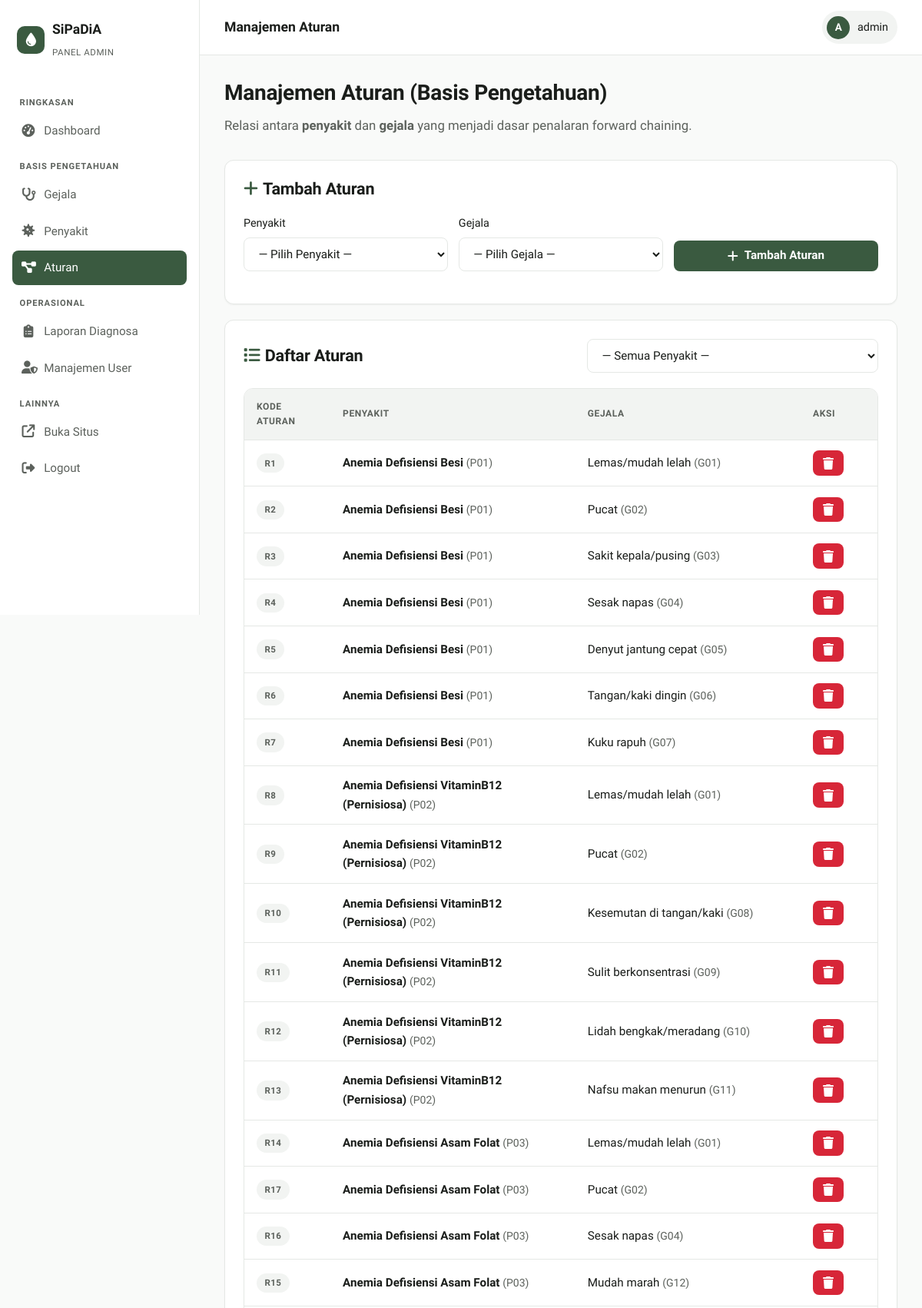
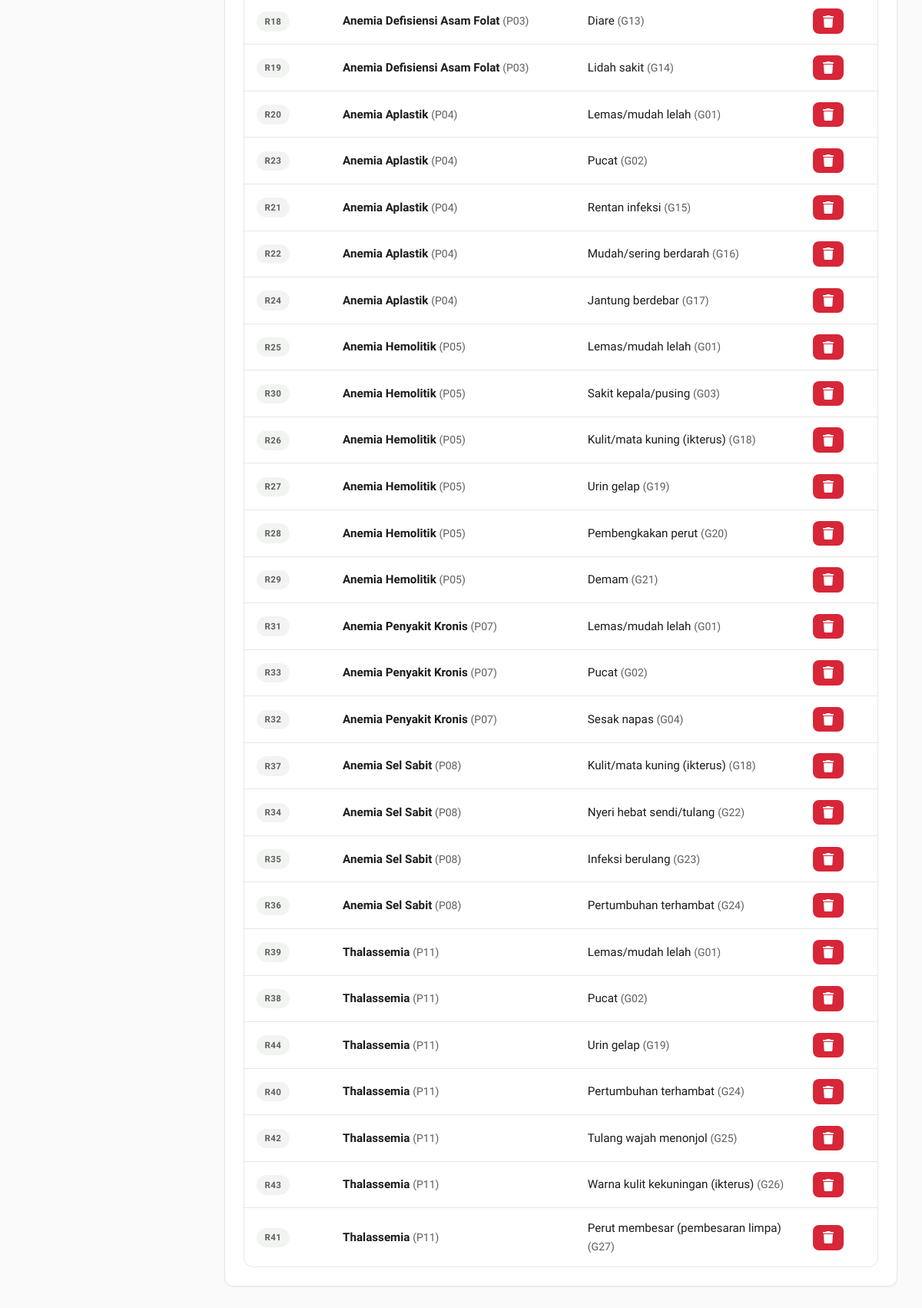
The app's page /admin/crud_aturan.php (signed in) with its own data (2 pictures, top to bottom).
### tables this page shows
CREATE TABLE IF NOT EXISTS aturan (
  id_aturan INT AUTO_INCREMENT PRIMARY KEY,
  kode_penyakit VARCHAR(5),
  kode_gejala VARCHAR(5),
  FOREIGN KEY (kode_penyakit) REFERENCES penyakit(kode_penyakit),
  FOREIGN KEY (kode_gejala) REFERENCES gejala(kode_gejala)
);

CREATE TABLE IF NOT EXISTS penyakit (
  id_penyakit INT AUTO_INCREMENT PRIMARY KEY,
  kode_penyakit VARCHAR(5) UNIQUE,
  nama_penyakit VARCHAR(100),
  solusi TEXT
);

CREATE TABLE IF NOT EXISTS gejala (
  id_gejala INT AUTO_INCREMENT PRIMARY KEY,
  kode_gejala VARCHAR(5) UNIQUE,
  nama_gejala VARCHAR(100)
);

### admin/crud_aturan.php (the view, shortened to what this page needs)
<?php
include '../config.php';
$filter_penyakit = $_GET['filter'] ?? '';
$where = $filter_penyakit ? "WHERE a.kode_penyakit='".$conn->real_escape_string($filter_penyakit)."'" : "";
$aturan = $conn->query("SELECT a.id_aturan, a.kode_penyakit, p.nama_penyakit, a.kode_gejala, g.nama_gejala
                        FROM aturan a
                        LEFT JOIN penyakit p ON a.kode_penyakit=p.kode_penyakit
                        LEFT JOIN gejala g ON a.kode_gejala=g.kode_gejala
                        $where
                        ORDER BY a.kode_penyakit, a.kode_gejala");
include '../partials/admin_header.php';
?>
<div class="page-header">
    <h2>Manajemen Aturan (Basis Pengetahuan)</h2>
    <p class="lead">Relasi antara <strong>penyakit</strong> dan <strong>gejala</strong> yang menjadi dasar penalaran forward chaining.</p>
</div>
<div class="card">
    <div class="card-head"><h3><i class="fa-solid fa-plus" style="color:var(--primary);margin-right:.4rem;"></i>Tambah Aturan</h3></div>
    <form method="post" data-testid="form-tambah-aturan">
        <div class="form-row">
            <div class="form-group">
                <label>Penyakit</label>
                <select name="kode_penyakit" required data-testid="select-penyakit">
                    <option value="">— Pilih Penyakit —</option>
                </select>
            </div>
            <div class="form-group">
                <label>Gejala</label>
                <select name="kode_gejala" required data-testid="select-gejala">
                    <option value="">— Pilih Gejala —</option>
                </select>
            </div>
            <div class="form-group" style="display:flex;align-items:flex-end;">
                <button type="submit" name="tambah" class="btn btn-primary btn-block" data-testid="btn-tambah-aturan"><i class="fa-solid fa-plus"></i> Tambah Aturan</button>
            </div>
        </div>
    </form>
</div>
<div class="card">
    <div class="card-head">
        <h3><i class="fa-solid fa-list" style="color:var(--primary);margin-right:.4rem;"></i>Daftar Aturan</h3>
        <form method="get" style="display:flex;gap:.5rem;align-items:center;">
            <select name="filter" onchange="this.form.submit();" style="min-width:220px;">
                <option value="">— Semua Penyakit —</option>
            </select>
        </form>
    </div>
    <div class="table-wrap">
        <table class="data">
            <thead><tr><th>Kode Aturan</th><th>Penyakit</th><th>Gejala</th><th style="width:100px;">Aksi</th></tr></thead>
            <tbody>
            <?php if ($aturan->num_rows === 0): ?>
                <tr><td colspan="4" class="text-center text-muted" style="padding:2rem;">Belum ada aturan.</td></tr>
            <?php else: while ($a = $aturan->fetch_assoc()): ?>
                <tr data-testid="row-aturan-<?php echo $a['id_aturan']; ?>">
                    <td><span class="badge badge-muted">R<?php echo (int)$a['id_aturan']; ?></span></td>
                    <td><strong><?php echo htmlspecialchars($a['nama_penyakit'] ?? '—'); ?></strong> <span class="text-muted text-sm">(<?php echo htmlspecialchars($a['kode_penyakit']); ?>)</span></td>
                    <td><?php echo htmlspecialchars($a['nama_gejala'] ?? '—'); ?> <span class="text-muted text-sm">(<?php echo htmlspecialchars($a['kode_gejala']); ?>)</span></td>
                    <td><a href="?hapus=<?php echo $a['id_aturan']; ?><?php echo $filter_penyakit?'&filter='.urlencode($filter_penyakit):''; ?>" class="btn btn-danger btn-sm" onclick="return confirm('Hapus aturan ini?');" data-testid="btn-hapus-aturan-<?php echo $a['id_aturan']; ?>"><i class="fa-solid fa-trash"></i></a></td>
                </tr>
            <?php endwhile; endif; ?>
            </tbody>
        </table>
    </div>
</div>
<?php include '../partials/admin_footer.php'; ?>

### assets/style.css (style rules this page uses)
:root { --bg: #F9FAF9; --surface: #FFFFFF; --surface-alt: #F2F4F2; --primary: #3A5A40; --primary-hover: #2B4330; --primary-soft: #E8EFE9; --secondary: #A3B18A; --text: #1A1D1A; --text-muted: #5C615C; --border: #E5E8E5; --success: #2D6A4F; --success-soft: #E8F5E9; --danger: #D72638; --danger-hover: #B01B29; --danger-soft: #FDECEE; --warning: #F4A261; --warning-soft: #FFF4E6; --info: #1565C0; --info-soft: #E3F2FD; --font-heading: 'Epilogue', system-ui, sans-serif; --font-body: 'Work Sans', system-ui, sans-serif; --r-sm: 4px; --r-md: 8px; --r-lg: 12px; --r-pill: 9999px; --shadow-sm: 0 1px 2px rgba(0,0,0,0.05); --shadow-md: 0 4px 6px -1px rgba(0,0,0,0.05), 0 2px 4px -1px rgba(0,0,0,0.03); --shadow-lg: 0 10px 15px -3px rgba(0,0,0,0.06), 0 4px 6px -2px rgba(0,0,0,0.03); --t-fast: 0.15s ease; --t: 0.2s cubic-bezier(0.4, 0, 0.2, 1); }
* { box-sizing: border-box; }
html, body { margin: 0; padding: 0; background: var(--bg); color: var(--text); font-family: var(--font-body); font-size: 16px; line-height: 1.6; -webkit-font-smoothing: antialiased; }
h1, h2, h3, h4, h5 { font-family: var(--font-heading); color: var(--text); margin: 0 0 0.75rem; line-height: 1.2; letter-spacing: -0.01em; }
h2 { font-size: 1.75rem; font-weight: 700; }
h3 { font-size: 1.35rem; font-weight: 600; }
p { margin: 0 0 1rem; color: var(--text); }
a { color: var(--primary); text-decoration: none; transition: color var(--t-fast); }
.text-muted { color: var(--text-muted); }
.text-sm { font-size: 0.875rem; }
.page-header { margin-bottom: 2rem; }
.page-header .lead { color: var(--text-muted); font-size: 1.05rem; }
.card { background: var(--surface); border: 1px solid var(--border); border-radius: var(--r-lg); padding: 1.5rem; box-shadow: var(--shadow-sm); }
.card + .card { margin-top: 1.25rem; }
.card-head { display: flex; justify-content: space-between; align-items: center; gap: 1rem; margin-bottom: 1.25rem; }
.card-head h3, .card-head h2 { margin: 0; }
.btn { display: inline-flex; align-items: center; justify-content: center; gap: 0.5rem; padding: 0.7rem 1.25rem; font-family: var(--font-body); font-size: 0.95rem; font-weight: 600; border: 1px solid transparent; border-radius: var(--r-md); cursor: pointer; text-decoration: none; transition: var(--t); line-height: 1; }
.btn i { font-size: 1rem; }
.btn-primary { background: var(--primary); color: #fff; }
.btn-danger { background: var(--danger); color: #fff; }
.btn-sm { padding: 0.45rem 0.75rem; font-size: 0.85rem; }
.btn-block { width: 100%; }
.form-group { margin-bottom: 1.1rem; }
.form-group label { display: block; margin-bottom: 0.4rem; font-weight: 500; font-size: 0.9rem; color: var(--text); }
.input, input[type="text"], input[type="password"], input[type="email"], input[type="number"], select, textarea { width: 100%; padding: 0.7rem 0.9rem; background: var(--surface); border: 1px solid var(--border); border-radius: var(--r-md); font-family: var(--font-body); font-size: 0.95rem; color: var(--text); transition: var(--t); outline: none; }
.form-row { display: grid; grid-template-columns: repeat(auto-fit, minmax(180px, 1fr)); gap: 0.85rem; }
.table-wrap { overflow-x: auto; border: 1px solid var(--border); border-radius: var(--r-lg); background: var(--surface); }
table.data { width: 100%; border-collapse: collapse; }
table.data th, table.data td { text-align: left; padding: 0.85rem 1rem; border-bottom: 1px solid var(--border); font-size: 0.95rem; vertical-align: middle; }
table.data th { background: var(--surface-alt); color: var(--text-muted); text-transform: uppercase; font-size: 0.75rem; letter-spacing: 0.05em; font-weight: 600; }
table.data tr:last-child td { border-bottom: none; }
.badge { display: inline-block; padding: 0.22rem 0.65rem; border-radius: var(--r-pill); font-size: 0.72rem; font-weight: 600; text-transform: uppercase; letter-spacing: 0.04em; }
.badge-muted { background: var(--surface-alt); color: var(--text-muted); }

### records on screen
aturan: id_aturan "1", penyakit.nama_penyakit "Anemia Defisiensi Besi", kode_penyakit "P01", gejala.nama_gejala "Lemas/mudah lelah", kode_gejala "G01"
aturan: id_aturan "2", penyakit.nama_penyakit "Anemia Defisiensi Besi", kode_penyakit "P01", gejala.nama_gejala "Pucat", kode_gejala "G02"
aturan: id_aturan "3", penyakit.nama_penyakit "Anemia Defisiensi Besi", kode_penyakit "P01", gejala.nama_gejala "Sakit kepala/pusing", kode_gejala "G03"
aturan: id_aturan "4", penyakit.nama_penyakit "Anemia Defisiensi Besi", kode_penyakit "P01", gejala.nama_gejala "Sesak napas", kode_gejala "G04"
aturan: id_aturan "5", penyakit.nama_penyakit "Anemia Defisiensi Besi", kode_penyakit "P01", gejala.nama_gejala "Denyut jantung cepat", kode_gejala "G05"
aturan: id_aturan "6", penyakit.nama_penyakit "Anemia Defisiensi Besi", kode_penyakit "P01", gejala.nama_gejala "Tangan/kaki dingin", kode_gejala "G06"
aturan: id_aturan "7", penyakit.nama_penyakit "Anemia Defisiensi Besi", kode_penyakit "P01", gejala.nama_gejala "Kuku rapuh", kode_gejala "G07"
aturan: id_aturan "8", penyakit.nama_penyakit "Anemia Defisiensi VitaminB12 (Pernisiosa)", kode_penyakit "P02", gejala.nama_gejala "Lemas/mudah lelah", kode_gejala "G01"
aturan: id_aturan "9", penyakit.nama_penyakit "Anemia Defisiensi VitaminB12 (Pernisiosa)", kode_penyakit "P02", gejala.nama_gejala "Pucat", kode_gejala "G02"
aturan: id_aturan "10", penyakit.nama_penyakit "Anemia Defisiensi VitaminB12 (Pernisiosa)", kode_penyakit "P02", gejala.nama_gejala "Kesemutan di tangan/kaki", kode_gejala "G08"
aturan: id_aturan "11", penyakit.nama_penyakit "Anemia Defisiensi VitaminB12 (Pernisiosa)", kode_penyakit "P02", gejala.nama_gejala "Sulit berkonsentrasi", kode_gejala "G09"
aturan: id_aturan "12", penyakit.nama_penyakit "Anemia Defisiensi VitaminB12 (Pernisiosa)", kode_penyakit "P02", gejala.nama_gejala "Lidah bengkak/meradang", kode_gejala "G10"
aturan: id_aturan "13", penyakit.nama_penyakit "Anemia Defisiensi VitaminB12 (Pernisiosa)", kode_penyakit "P02", gejala.nama_gejala "Nafsu makan menurun", kode_gejala "G11"
aturan: id_aturan "14", penyakit.nama_penyakit "Anemia Defisiensi Asam Folat", kode_penyakit "P03", gejala.nama_gejala "Lemas/mudah lelah", kode_gejala "G01"
aturan: id_aturan "17", penyakit.nama_penyakit "Anemia Defisiensi Asam Folat", kode_penyakit "P03", gejala.nama_gejala "Pucat", kode_gejala "G02"
aturan: id_aturan "16", penyakit.nama_penyakit "Anemia Defisiensi Asam Folat", kode_penyakit "P03", gejala.nama_gejala "Sesak napas", kode_gejala "G04"
aturan: id_aturan "15", penyakit.nama_penyakit "Anemia Defisiensi Asam Folat", kode_penyakit "P03", gejala.nama_gejala "Mudah marah", kode_gejala "G12"
aturan: id_aturan "18", penyakit.nama_penyakit "Anemia Defisiensi Asam Folat", kode_penyakit "P03", gejala.nama_gejala "Diare", kode_gejala "G13"
aturan: id_aturan "19", penyakit.nama_penyakit "Anemia Defisiensi Asam Folat", kode_penyakit "P03", gejala.nama_gejala "Lidah sakit", kode_gejala "G14"
aturan: id_aturan "20", penyakit.nama_penyakit "Anemia Aplastik", kode_penyakit "P04", gejala.nama_gejala "Lemas/mudah lelah", kode_gejala "G01"
aturan: id_aturan "23", penyakit.nama_penyakit "Anemia Aplastik", kode_penyakit "P04", gejala.nama_gejala "Pucat", kode_gejala "G02"
aturan: id_aturan "21", penyakit.nama_penyakit "Anemia Aplastik", kode_penyakit "P04", gejala.nama_gejala "Rentan infeksi", kode_gejala "G15"
aturan: id_aturan "22", penyakit.nama_penyakit "Anemia Aplastik", kode_penyakit "P04", gejala.nama_gejala "Mudah/sering berdarah", kode_gejala "G16"
aturan: id_aturan "24", penyakit.nama_penyakit "Anemia Aplastik", kode_penyakit "P04", gejala.nama_gejala "Jantung berdebar", kode_gejala "G17"
aturan: id_aturan "25", penyakit.nama_penyakit "Anemia Hemolitik", kode_penyakit "P05", gejala.nama_gejala "Lemas/mudah lelah", kode_gejala "G01"
aturan: id_aturan "30", penyakit.nama_penyakit "Anemia Hemolitik", kode_penyakit "P05", gejala.nama_gejala "Sakit kepala/pusing", kode_gejala "G03"
aturan: id_aturan "26", penyakit.nama_penyakit "Anemia Hemolitik", kode_penyakit "P05", gejala.nama_gejala "Kulit/mata kuning (ikterus)", kode_gejala "G18"
aturan: id_aturan "27", penyakit.nama_penyakit "Anemia Hemolitik", kode_penyakit "P05", gejala.nama_gejala "Urin gelap", kode_gejala "G19"
aturan: id_aturan "28", penyakit.nama_penyakit "Anemia Hemolitik", kode_penyakit "P05", gejala.nama_gejala "Pembengkakan perut", kode_gejala "G20"
aturan: id_aturan "29", penyakit.nama_penyakit "Anemia Hemolitik", kode_penyakit "P05", gejala.nama_gejala "Demam", kode_gejala "G21"
aturan: id_aturan "31", penyakit.nama_penyakit "Anemia Penyakit Kronis", kode_penyakit "P07", gejala.nama_gejala "Lemas/mudah lelah", kode_gejala "G01"
aturan: id_aturan "33", penyakit.nama_penyakit "Anemia Penyakit Kronis", kode_penyakit "P07", gejala.nama_gejala "Pucat", kode_gejala "G02"
aturan: id_aturan "32", penyakit.nama_penyakit "Anemia Penyakit Kronis", kode_penyakit "P07", gejala.nama_gejala "Sesak napas", kode_gejala "G04"
aturan: id_aturan "37", penyakit.nama_penyakit "Anemia Sel Sabit", kode_penyakit "P08", gejala.nama_gejala "Kulit/mata kuning (ikterus)", kode_gejala "G18"
aturan: id_aturan "34", penyakit.nama_penyakit "Anemia Sel Sabit", kode_penyakit "P08", gejala.nama_gejala "Nyeri hebat sendi/tulang", kode_gejala "G22"
aturan: id_aturan "35", penyakit.nama_penyakit "Anemia Sel Sabit", kode_penyakit "P08", gejala.nama_gejala "Infeksi berulang", kode_gejala "G23"
aturan: id_aturan "36", penyakit.nama_penyakit "Anemia Sel Sabit", kode_penyakit "P08", gejala.nama_gejala "Pertumbuhan terhambat", kode_gejala "G24"
aturan: id_aturan "39", penyakit.nama_penyakit "Thalassemia", kode_penyakit "P11", gejala.nama_gejala "Lemas/mudah lelah", kode_gejala "G01"
aturan: id_aturan "38", penyakit.nama_penyakit "Thalassemia", kode_penyakit "P11", gejala.nama_gejala "Pucat", kode_gejala "G02"
aturan: id_aturan "44", penyakit.nama_penyakit "Thalassemia", kode_penyakit "P11", gejala.nama_gejala "Urin gelap", kode_gejala "G19"
aturan: id_aturan "40", penyakit.nama_penyakit "Thalassemia", kode_penyakit "P11", gejala.nama_gejala "Pertumbuhan terhambat", kode_gejala "G24"
aturan: id_aturan "42", penyakit.nama_penyakit "Thalassemia", kode_penyakit "P11", gejala.nama_gejala "Tulang wajah menonjol", kode_gejala "G25"
aturan: id_aturan "43", penyakit.nama_penyakit "Thalassemia", kode_penyakit "P11", gejala.nama_gejala "Warna kulit kekuningan (ikterus)", kode_gejala "G26"
aturan: id_aturan "41", penyakit.nama_penyakit "Thalassemia", kode_penyakit "P11", gejala.nama_gejala "Perut membesar (pembesaran limpa)", kode_gejala "G27"

### other values on screen
$page_title "Manajemen Aturan"
$initial "A"
$user "admin"
